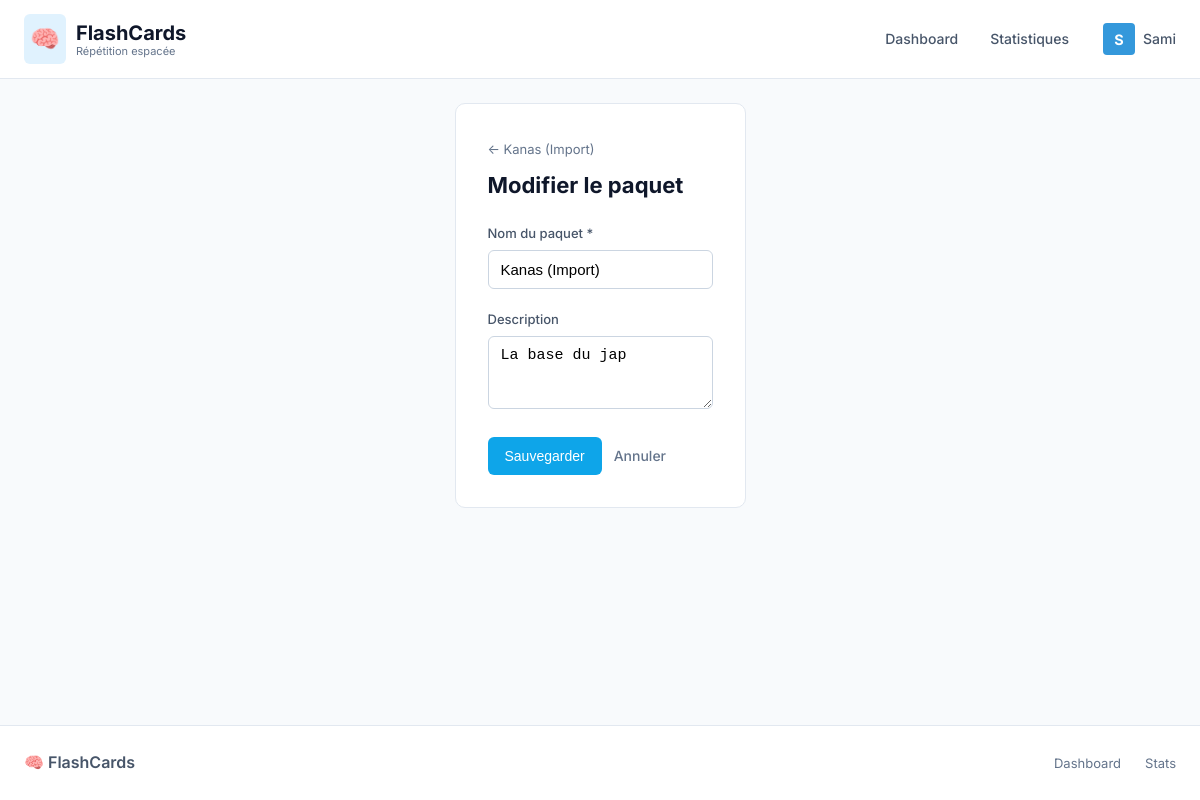
The app's page /decks/6/edit (signed in) with its own data.
### app/models.py (models this page shows, shortened)
class User(db.Model):
    id = db.Column(db.Integer, primary_key=True)
    username = db.Column(db.String(80), unique=True, nullable=False)
    password_hash = db.Column(db.String(128))  # Optional password
    is_pro = db.Column(db.Boolean, default=False)
    avatar_color = db.Column(db.String(7), default='#3498db')
    created_at = db.Column(db.DateTime, default=datetime.utcnow)
    decks = db.relationship('Deck', backref='user', lazy=True, cascade='all, delete-orphan')

class Deck(db.Model):
    id = db.Column(db.Integer, primary_key=True)
    user_id = db.Column(db.Integer, db.ForeignKey('user.id'), nullable=False)
    name = db.Column(db.String(200), nullable=False)
    description = db.Column(db.Text)
    created_at = db.Column(db.DateTime, default=datetime.utcnow)
    cards = db.relationship('Card', backref='deck', lazy=True, cascade='all, delete-orphan')
    categories = db.relationship('Category', backref='deck', lazy=True, cascade='all, delete-orphan')

### app/routes/decks.py (the view, shortened to what this page needs)
@bp.route('/<int:deck_id>/edit', methods=['GET', 'POST'])
def edit_deck(deck_id):
    deck = Deck.query.get_or_404(deck_id)
    return render_template('decks/form.html', deck=deck)

### app/routes/auth.py (called while the page is built)
@bp.before_app_request
def load_logged_in_user():
    user_id = session.get('user_id')
    if user_id is None:
        g.user = None
    else:
        g.user = User.query.get(user_id)

### app/routes/decks.py (called while the page is built)
@bp.before_request
def login_required():
    if not g.user:
        return redirect(url_for('auth.profiles'))

### app/templates/decks/form.html (shortened to what this page needs)
{% extends 'base.html' %}
{% block content %}
<div class="form-page">
    {% if not deck %}
    <a href="{{ url_for('main.index') }}" class="back-link">← Dashboard</a>
    <h1>Nouveau paquet</h1>
    <div
        style="background: var(--primary-subtle); border: 1px solid var(--primary-light); padding: 1rem; border-radius: var(--radius); margin-bottom: 1.5rem;">
        <p style="margin: 0 0 0.75rem; font-weight: 500;">📥 Vous avez déjà un jeu de cartes ?</p>
        <p style="margin: 0 0 0.75rem; font-size: 0.875rem; color: var(--gray-600);">
            Créez d'abord un deck vide, puis importez vos cartes via JSON.
        </p>
        <details style="margin-top: 0.5rem;">
            <summary style="cursor: pointer; font-size: 0.8125rem; color: var(--primary);">Voir le format JSON</summary>
            <div class="code-preview" style="margin-top: 0.75rem;">
                {
                "categories": [
                {"name": "Cat 1", "color": "#3b82f6"}
                ],
                "cards": [
                {"front": "Question", "back": "Réponse", "categories": ["Cat 1"]}
                ]
                }
            </div>
        </details>
    </div>
    {% else %}
    <a href="{{ url_for('decks.view_deck', deck_id=deck.id) }}" class="back-link">← {{ deck.name }}</a>
    <h1>Modifier le paquet</h1>
    {% endif %}
    <form method="POST" class="form">
        <div class="form-group">
            <label for="name">Nom du paquet *</label>
            <input type="text" id="name" name="name" required value="{{ deck.name if deck else '' }}"
                placeholder="Ex: Hiragana, Vocabulaire Italien...">
        </div>
        <div class="form-group">
            <label for="description">Description</label>
            <textarea id="description" name="description" rows="3"
                placeholder="Description optionnelle...">{{ deck.description if deck else '' }}</textarea>
        </div>
        <div class="form-actions">
            <button type="submit" class="btn btn-primary">
                {% if deck %}Sauvegarder{% else %}Créer le paquet{% endif %}
            </button>
            {% if deck %}
            <a href="{{ url_for('decks.view_deck', deck_id=deck.id) }}" class="btn btn-link">Annuler</a>
            {% else %}
            <a href="{{ url_for('main.index') }}" class="btn btn-link">Annuler</a>
            {% endif %}
        </div>
    </form>
</div>
{% endblock %}

### app/templates/base.html (shortened to what this page needs)
<!DOCTYPE html>
<html lang="fr">
<head>
    <link rel="stylesheet" href="{{ url_for('static', filename='css/style.css') }}">
</head>
<body>
    <nav class="navbar">
        <div class="navbar-inner">
            <div class="nav-brand">
                <a href="{{ url_for('main.index') }}">
                    <span class="logo-icon">🧠</span>
                    <span class="brand-text">
                        FlashCards
                        <small>Répétition espacée</small>
                    </span>
                </a>
            </div>
            <ul class="nav-links">
                <li><a href="{{ url_for('main.index') }}"
                        class="{% if request.endpoint == 'main.index' %}active{% endif %}">
                        Dashboard
                    </a></li>
                <li><a href="{{ url_for('stats.global_stats') }}"
                        class="{% if 'stats' in request.endpoint %}active{% endif %}">
                        Statistiques
                    </a></li>
                {% if g.user %}
                <li style="margin-left: 1rem; display: flex; align-items: center;">
                    <a href="{{ url_for('auth.profiles') }}"
                        style="padding: 0; display: flex; align-items: center; gap: 0.5rem;" title="Changer de profil">
                        <div
                            style="width: 32px; height: 32px; border-radius: 4px; background-color: {{ g.user.avatar_color }}; color: white; display: flex; align-items: center; justify-content: center; font-weight: bold; font-size: 0.9rem;">
                            {{ g.user.username[0]|upper }}
                        </div>
                        <span style="font-weight: 500;">{{ g.user.username }}</span>
                    </a>
                </li>
                {% endif %}
            </ul>
        </div>
    </nav>
    <main class="container">
        {% block content %}{% endblock %}
    </main>
    <footer class="footer">
        <div class="footer-inner">
            <div class="footer-brand">🧠 FlashCards</div>
            <div class="footer-links">
                <a href="{{ url_for('main.index') }}">Dashboard</a>
                <a href="{{ url_for('stats.global_stats') }}">Stats</a>
            </div>
        </div>
    </footer>
</body>
</html>

### app/static/css/style.css (style rules this page uses)
:root { --primary: #0ea5e9; --primary-dark: #0284c7; --primary-light: #38bdf8; --primary-subtle: #e0f2fe; --accent: #14b8a6; --accent-light: #5eead4; --success: #22c55e; --success-light: #86efac; --danger: #f43f5e; --danger-light: #fda4af; --warning: #eab308; --info: #06b6d4; --dark: #0f172a; --dark-secondary: #1e293b; --gray-900: #334155; --gray-700: #475569; --gray-500: #64748b; --gray-400: #94a3b8; --gray-300: #cbd5e1; --gray-200: #e2e8f0; --gray-100: #f1f5f9; --gray-50: #f8fafc; --white: #ffffff; --stat-due: #f43f5e; --stat-new: #0ea5e9; --stat-learning: #eab308; --stat-mastered: #22c55e; --radius: 10px; --radius-lg: 14px; --radius-sm: 6px; --shadow-sm: 0 1px 2px rgba(0, 0, 0, 0.05); --shadow: 0 1px 3px rgba(0, 0, 0, 0.1), 0 1px 2px rgba(0, 0, 0, 0.06); --shadow-md: 0 4px 6px -1px rgba(0, 0, 0, 0.1), 0 2px 4px -1px rgba(0, 0, 0, 0.06); --shadow-lg: 0 10px 15px -3px rgba(0, 0, 0, 0.1), 0 4px 6px -2px rgba(0, 0, 0, 0.05); }
* { box-sizing: border-box; margin: 0; padding: 0; }
body { font-family: 'Inter', -apple-system, BlinkMacSystemFont, 'Segoe UI', Roboto, sans-serif; background: var(--gray-50); color: var(--dark); line-height: 1.6; min-height: 100vh; display: flex; flex-direction: column; }
a { color: var(--primary); text-decoration: none; }
.navbar { background: var(--white); border-bottom: 1px solid var(--gray-200); position: sticky; top: 0; z-index: 100; }
.navbar-inner { max-width: 1200px; margin: 0 auto; padding: 0.875rem 1.5rem; display: flex; justify-content: space-between; align-items: center; }
.nav-brand a { color: var(--dark); text-decoration: none; font-size: 1.25rem; font-weight: 700; display: flex; align-items: center; gap: 0.625rem; }
.nav-brand .logo-icon { font-size: 1.5rem; background: var(--primary-subtle); padding: 0.375rem; border-radius: var(--radius-sm); }
.nav-brand .brand-text { display: flex; flex-direction: column; line-height: 1.2; }
.nav-brand .brand-text small { font-size: 0.6875rem; font-weight: 400; color: var(--gray-500); }
.nav-links { list-style: none; display: flex; gap: 0.25rem; }
.nav-links a { color: var(--gray-700); text-decoration: none; padding: 0.5rem 0.875rem; border-radius: var(--radius-sm); transition: all 0.15s ease; display: flex; align-items: center; gap: 0.375rem; font-size: 0.875rem; font-weight: 500; }
.container { max-width: 1100px; margin: 0 auto; padding: 1.5rem; flex: 1; }
.footer { background: var(--white); color: var(--gray-500); border-top: 1px solid var(--gray-200); margin-top: auto; }
.footer-inner { max-width: 1200px; margin: 0 auto; padding: 1.5rem; display: flex; justify-content: space-between; align-items: center; flex-wrap: wrap; gap: 1rem; }
.footer-brand { display: flex; align-items: center; gap: 0.5rem; font-weight: 600; color: var(--gray-700); }
.footer-links { display: flex; gap: 1.5rem; }
.footer-links a { color: var(--gray-500); font-size: 0.8125rem; }
.btn { display: inline-flex; align-items: center; justify-content: center; gap: 0.375rem; padding: 0.5rem 1rem; border: 1px solid transparent; border-radius: var(--radius-sm); cursor: pointer; text-decoration: none; font-size: 0.875rem; font-weight: 500; transition: all 0.15s ease; text-align: center; }
.btn-primary { background: var(--primary); color: var(--white); }
.btn-link { background: none; color: var(--gray-500); padding: 0.5rem 0; border: none; }
.back-link { color: var(--gray-500); text-decoration: none; display: inline-flex; align-items: center; gap: 0.25rem; margin-bottom: 0.5rem; font-size: 0.8125rem; }
.form-page { max-width: 560px; margin: 0 auto; background: var(--white); padding: 2rem; border-radius: var(--radius); border: 1px solid var(--gray-200); }
.form-page h1 { font-size: 1.375rem; margin-bottom: 1.25rem; }
.form { display: flex; flex-direction: column; gap: 1.25rem; }
.form-group { display: flex; flex-direction: column; gap: 0.375rem; }
.form-group label { font-weight: 500; font-size: 0.8125rem; color: var(--gray-700); }
.form-group input[type="text"], .form-group input[type="email"], .form-group textarea, .form-group select { padding: 0.625rem 0.75rem; border: 1px solid var(--gray-300); border-radius: var(--radius-sm); font-size: 0.9375rem; transition: all 0.15s ease; background: var(--white); }
.form-actions { display: flex; gap: 0.75rem; flex-wrap: wrap; margin-top: 0.5rem; }
.btn, .review-btn, .flashcard, .option-item { -webkit-user-select: none; user-select: none; }

### records on screen
User: user "S", user.username "Sami"
Deck: name "Kanas (Import)", description "La base du jap"
